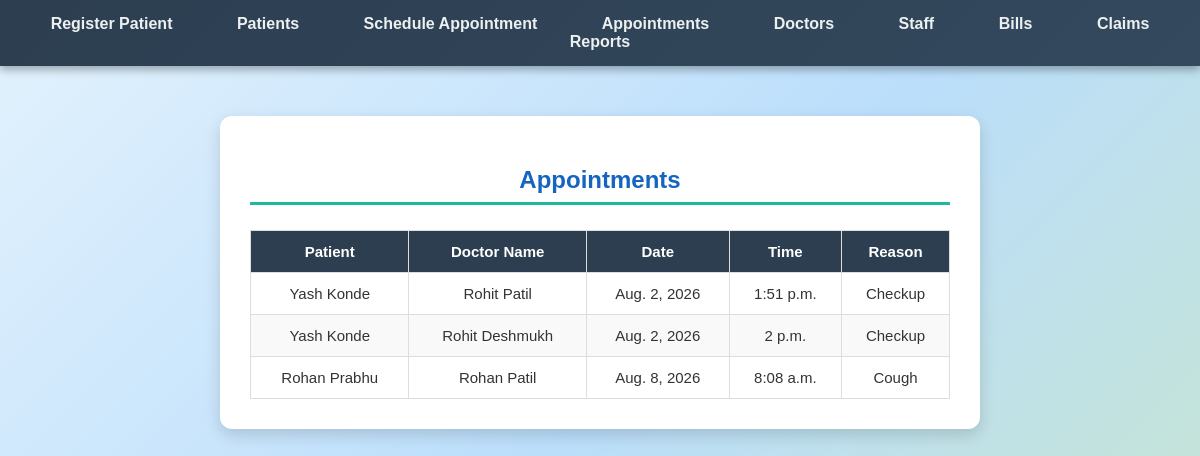
The page /patients/appointments/ on the database its author committed.
### patients/models.py (models this page shows, shortened)
class Appointment(models.Model):
    patient = models.ForeignKey(Patient, on_delete=models.CASCADE)
    doctor_name = models.CharField(max_length=100)
    date = models.DateField()
    time = models.TimeField()
    reason = models.TextField()

class Patient(models.Model):
    user = models.OneToOneField(User, on_delete=models.CASCADE, null=True, blank=True)
    name = models.CharField(max_length=100)
    age = models.IntegerField()
    gender = models.CharField(max_length=10)
    contact = models.CharField(max_length=15)
    address = models.TextField()
    medical_history = models.TextField(blank=True)

### patients/views.py (the view)
# urls.py: path('appointments/', views.appointment_list, name='appointment_list'),
def appointment_list(request):
    appointments = Appointment.objects.all()
    return render(request, 'patients/appointment_list.html', {'appointments': appointments})

### patients/templates/patients/appointment_list.html (shortened to what this page needs)
{% load static %}
<!DOCTYPE html>
<html>
<head>
    <link rel="stylesheet" href="{% static 'css/hospital.css' %}">
</head>
<body>
    <nav>
        <a href="/patients/register/">Register Patient</a>
        <a href="/patients/patients/">Patients</a>
        <a href="/patients/appointment/">Schedule Appointment</a>
        <a href="/patients/appointments/">Appointments</a>
        <a href="/staff/doctors/">Doctors</a>
        <a href="/staff/staff/">Staff</a>
        <a href="/billing/bills/">Bills</a>
        <a href="/billing/claims/">Claims</a>
        <a href="/reports/dashboard/">Reports</a>
    </nav>
    <div class="container">
        <h2>Appointments</h2>
        <table>
            <thead>
                <tr>
                    <th>Patient</th>
                    <th>Doctor Name</th>
                    <th>Date</th>
                    <th>Time</th>
                    <th>Reason</th>
                </tr>
            </thead>
            <tbody>
                {% for appointment in appointments %}
                <tr>
                    <td>{{ appointment.patient.name }}</td>
                    <td>{{ appointment.doctor_name }}</td>
                    <td>{{ appointment.date }}</td>
                    <td>{{ appointment.time }}</td>
                    <td>{{ appointment.reason }}</td>
                </tr>
                {% endfor %}
            </tbody>
        </table>
    </div>
</body>
</html>

### static/css/hospital.css (style rules this page uses)
body { font-family: 'Poppins', sans-serif; background: linear-gradient(135deg, #e3f2fd, #bbdefb, #c8e6c9); margin: 0; padding: 0; color: #333; text-align: center; min-height: 100vh; }
nav { background: linear-gradient(135deg, #2c3e50, #34495e); padding: 15px; text-align: center; box-shadow: 0px 4px 8px rgba(0,0,0,0.3); }
nav a { color: #ecf0f1; margin: 0 15px; text-decoration: none; font-weight: bold; transition: all 0.3s ease; padding: 8px 15px; border-radius: 6px; }
.container { max-width: 900px; margin: 40px auto; background: #ffffff; padding: 30px; border-radius: 12px; box-shadow: 0px 6px 16px rgba(0,0,0,0.15); text-align: left; }
h2 { color: #1565c0; border-bottom: 3px solid #1abc9c; padding-bottom: 8px; margin-bottom: 25px; text-align: center; font-weight: 700; }
table { width: 100%; border-collapse: collapse; margin-top: 20px; font-size: 15px; }
table th, table td { border: 1px solid #ddd; padding: 12px 10px; text-align: center; }
table th { background: #2c3e50; color: #fff; font-weight: 600; }
table tr:nth-child(even) { background: #f9f9f9; }
.container { max-width: 700px; margin: 50px auto; background: #ffffff; padding: 30px; border-radius: 12px; box-shadow: 0px 6px 16px rgba(0,0,0,0.15); }

### rows shown on the page
Appointment: patient.name "Yash Konde", doctor_name "Rohit Patil", date "Aug. 2, 2026", time "1:51 p.m.", reason "Checkup"
Appointment: patient.name "Yash Konde", doctor_name "Rohit Deshmukh", date "Aug. 2, 2026", time "2 p.m.", reason "Checkup"
Appointment: patient.name "Rohan Prabhu", doctor_name "Rohan Patil", date "Aug. 8, 2026", time "8:08 a.m.", reason "Cough"
